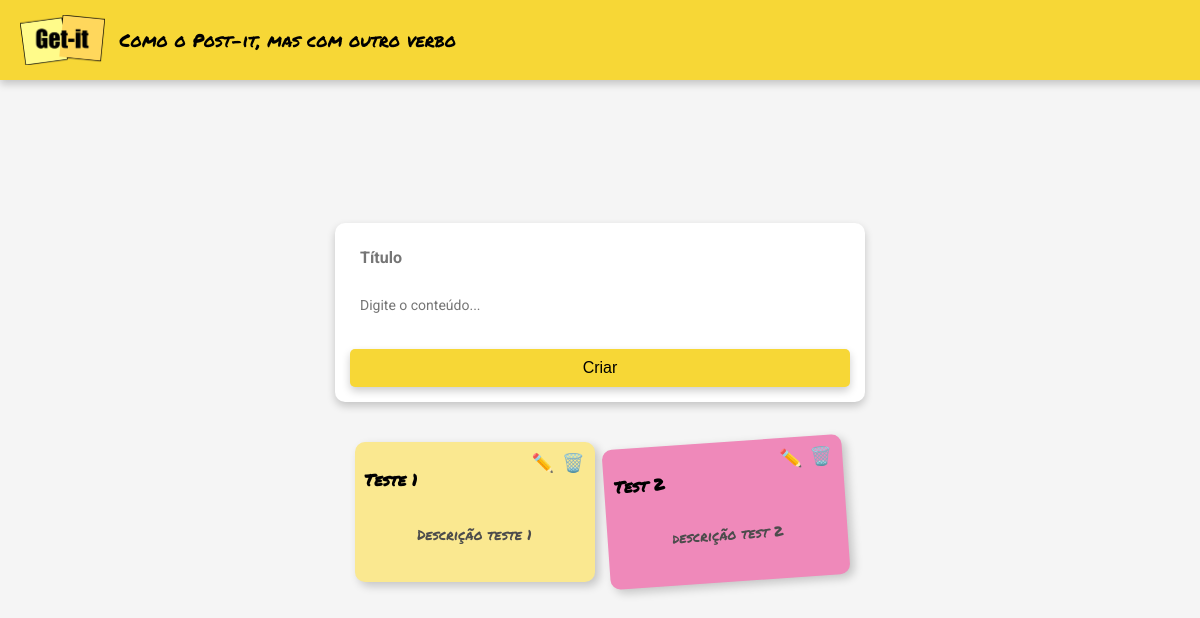
The app's page /, older data.
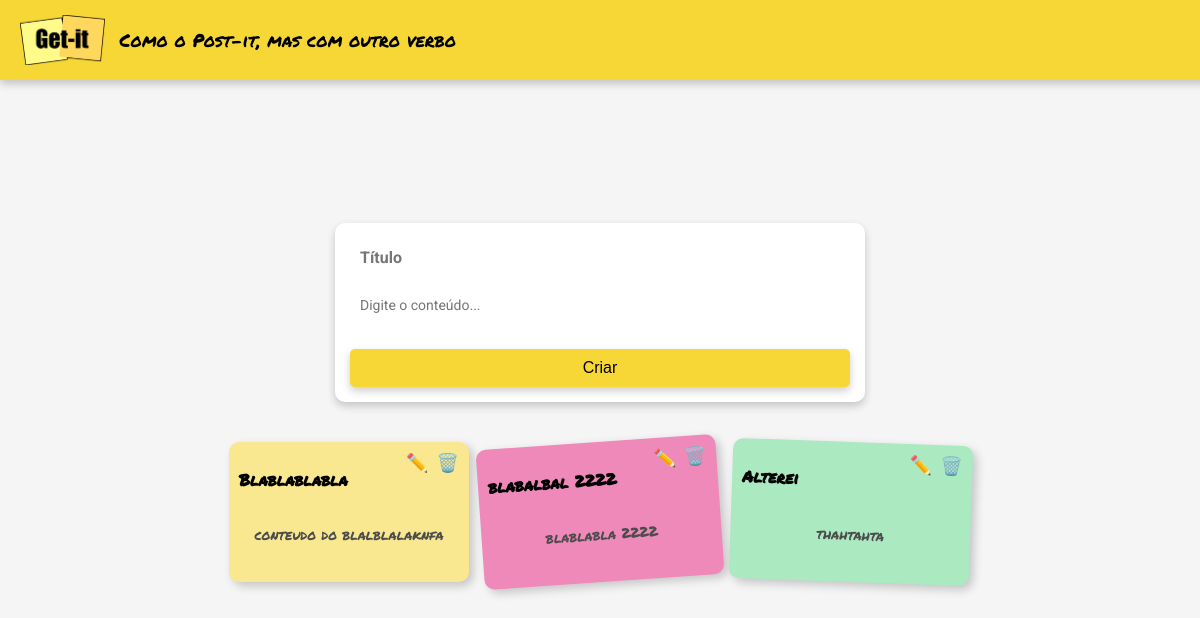
The same page, newer data.
### notes/models.py (models this page shows, shortened)
class Note(models.Model):
    title = models.CharField(max_length=200)
    content = models.TextField()
    tags = models.ForeignKey(Tag, on_delete=models.CASCADE, null=True)

### notes/views.py (the view)
# urls.py: path('', views.index, name='index'),
def index(request):
    if request.method == 'POST':
        title = request.POST.get('titulo')
        content = request.POST.get('detalhes')
        return redirect('index')
    else:
        all_notes = Note.objects.all()
        return render(request, 'notes/index.html', {'notes': all_notes})

### notes/templates/notes/index.html (shortened to what this page needs)
{% extends "notes/base.html" %}
{% load static %}
{% block content %}
<main class="container">
  <form class="form-card" method="post">
    <input
      id = "titulo"
      class="form-card-title"
      type="text"
      name="titulo"
      placeholder="Título"
    />
    <textarea
      id = "detalhes"
      class="autoresize"
      name="detalhes"
      placeholder="Digite o conteúdo..."
    ></textarea>
    <button class="btn" type="submit">Criar</button>
  </form>
  <div class="card-container">
      {% for note in notes %}
      <div class="card">
        <h3 class="card-title">{{note.title}}</h3>
        <div class="card-content">
          <p>{{note.content}}</p>
        </div>
        <div class="card-actions">
          <a href="/update/{{note.id}}" class="edit-icon">✏️</a>
          <a href="/delete/{{note.id}}" class="delete-icon">🗑️</a>
        </div>
        <div class="card-footer">
        </div>
      </div>
      {% endfor %}
  </div>
</main>
{% endblock %}

### notes/templates/notes/base.html (shortened to what this page needs)
{% load static %}
<!DOCTYPE html>
<html>
  <head>
    <link
      rel="stylesheet"
      href="https://cdnjs.cloudflare.com/ajax/libs/meyer-reset/2.0/reset.min.css"
    />
    <link rel="stylesheet" href="{% static 'notes/css/getit.css' %}" />
  </head>
  <body>
    <div class="appbar">
      <img src="{% static 'notes/img/logo-getit.png' %}" class="logo" />
      <span class="subtitle">Como o Post-it, mas com outro verbo</span>
    </div>
    {% block content %} {% endblock %}
  </body>
</html>

### notes/static/notes/css/getit.css (style rules this page uses)
html, body { font-family: "Roboto", sans-serif; }
html, body { font-family: 'Roboto', sans-serif; background-color: #f5f5f5; display: flex; flex-direction: column; align-items: center; justify-content: center; margin: 0; width: 100%; min-height: 100vh; }
.appbar { width: 100%; background-color: #f7d736; display: flex; align-items: center; padding: 15px 20px; box-shadow: 0px 4px 8px rgba(0, 0, 0, 0.2); position: fixed; top: 0; left: 0; right: 0; z-index: 1000; }
.logo { height: 50px; margin-right: 15px; }
.subtitle { font-family: 'Permanent Marker', cursive; font-size: 18px; }
.form-card { background: white; padding: 15px; border-radius: 10px; box-shadow: 0px 4px 8px rgba(0, 0, 0, 0.2); width: 500px; margin: 25px auto 20px auto; display: flex; flex-direction: column; text-align: center; }
.form-card-title { border: none; padding: 10px; font-size: 16px; font-weight: bold; border-radius: 5px; outline: none; margin-bottom: 10px; background: none; box-shadow: none; font-family: 'Roboto', sans-serif; }
.autoresize { border: none; padding: 10px; font-size: 14px; border-radius: 5px; outline: none; margin-bottom: 10px; background: none; box-shadow: none; font-family: 'Roboto', sans-serif; resize: none; }
.btn { background-color: #f7d736; border: none; padding: 10px; font-size: 16px; border-radius: 5px; cursor: pointer; box-shadow: 0px 4px 8px rgba(0, 0, 0, 0.2); transition: background 0.3s; }
.card-container { display: flex; flex-wrap: wrap; justify-content: space-around; gap: 11px; max-width: 100%; padding: 20px; }
.card-actions { position: absolute; top: 10px; right: 10px; display: flex; gap: 8px; align-items: center; }
.edit-icon, .delete-icon { font-size: 18px; text-decoration: none; color: #4c4c4c; cursor: pointer; transition: color 0.2s ease-in-out; position: static; }
.card { position: relative; width: 220px; min-height: 120px; padding: 10px; border-radius: 10px; box-shadow: 4px 4px 10px rgba(0, 0, 0, 0.2); font-size: 14px; display: flex; flex-direction: column; justify-content: space-between; }
.card-color-1 { background-color: #fae890; }
.card-color-2 { background-color: #ef89ba; }
.card-color-4 { background-color: #abe9c1; }
.card-rotation-3 { transform: rotate(-4deg); }
.card-rotation-6 { transform: rotate(2deg); }
.card-title { font-family: 'Permanent Marker', cursive; font-size: 16px; margin-bottom: 5px; text-align: left; }
.card-content { font-family: 'Permanent Marker', cursive; font-size: 14px; color: #4c4c4c; display: flex; justify-content: center; align-items: center; text-align: center; height: 100%; }
.card-footer { display: flex; justify-content: flex-start; align-items: center; flex-wrap: wrap; gap: 0.3rem; }

Row changes from the older to the newer data that the page shows:
removed Note: title "Teste 1", content "Descrição teste 1"
removed Note: title "Test 2", content "descrição test 2"
added Note: title "Blablablabla", content "conteudo do blalblalaknfa"
added Note: title "blabalbal 2222", content "blablabla 2222"
added Note: title "Alterei", content "thahtahta"
